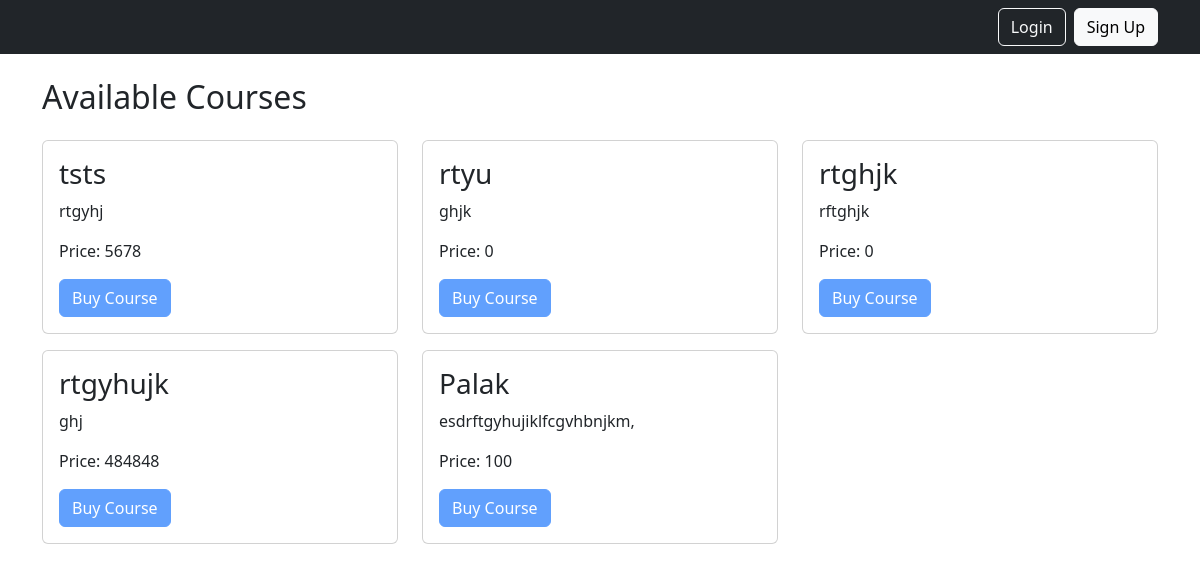
The page / on the database its author committed.
### tables this page shows
CREATE TABLE `courses` (
  `id` int(10) NOT NULL,
  `title` varchar(50) NOT NULL,
  `description` text NOT NULL,
  `price` decimal(10,0) NOT NULL
);

### index.php (the view, shortened to what this page needs)
<?php
require 'db.php';
$sql = "SELECT * FROM courses";
$result = $conn->query($sql);
?>
<!DOCTYPE html>
<html lang="en">
<head>
    <link href="https://cdn.jsdelivr.net/npm/bootstrap@5.3.0-alpha1/dist/css/bootstrap.min.css" rel="stylesheet">
</head>
<body>
    <header class="bg-dark text-white py-2">
        <div class="container d-flex justify-content-end">
            <?php
            if (isset($_SESSION['loggedin'])) {
                echo '<div class="me-auto">Welcome, <a href="myaccount.php">' . $_SESSION['username'] . '!</a></div> <a href="logout.php" class="text-white">Logout</a>';
            } else {
                echo '<button class="btn btn-outline-light me-2" onclick="openModal(\'loginModal\')">Login</button> <button class="btn btn-light" onclick="openModal(\'signupModal\')">Sign Up</button>';
            }
            ?>
        </div>
    </header>
    <div class="container mt-4">
        <h2 class="mb-4">Available Courses</h2>
        <div class="row">
            <?php
            if ($result->num_rows > 0) {
                while ($row = $result->fetch_assoc()) {
                    ?>
                    <div class="col-md-4">
                        <div class="card mb-3">
                            <div class="card-body">
                                <h3 class="card-title"><?php echo $row['title']; ?></h3>
                                <p class="card-text"><?php echo $row['description']; ?></p>
                                <p class="card-text">Price: <?php echo $row['price']; ?></p>
                                <form action="buy_course.php" method="post">
                                    <?php if (isset($_SESSION['loggedin'])) { ?>
                                        <button type="submit" class="btn btn-primary">Buy Course</button>
                                    <?php } else { ?>
                                        <button type="button" class="btn btn-primary" disabled onclick="alert('Please login');">Buy
                                            Course</button>
                                    <?php } ?>
                                </form>
                            </div>
                        </div>
                    </div>
                    <?php
                }
            } else {
                echo "<p>No courses available.</p>";
            }
            ?>
        </div>
    </div>
</body>
</html>

### rows shown on the page
courses: title "tsts", description "rtgyhj", price "5678"
courses: title "rtyu", description "ghjk", price "0"
courses: title "rtghjk", description "rftghjk", price "0"
courses: title "rtgyhujk", description "ghj", price "484848"
courses: title "Palak", description "esdrftgyhujiklfcgvhbnjkm,", price "100"
